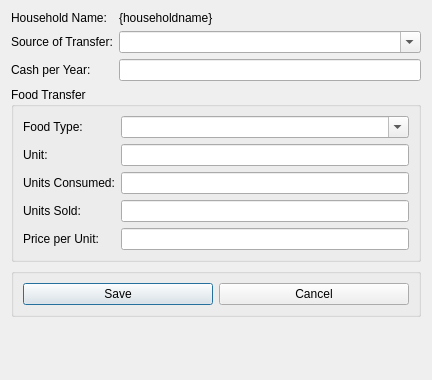
<?xml version="1.0" encoding="UTF-8"?>
<ui version="4.0">
 <class>AddHouseholdIncomeGifts</class>
 <widget class="QDialog" name="AddHouseholdIncomeGifts">
  <property name="geometry">
   <rect>
    <x>0</x>
    <y>0</y>
    <width>432</width>
    <height>380</height>
   </rect>
  </property>
  <property name="windowTitle">
   <string>Add Transfer</string>
  </property>
  <layout class="QFormLayout" name="formLayout_2">
   <item row="0" column="0">
    <widget class="QLabel" name="label">
     <property name="text">
      <string>Household Name:</string>
     </property>
    </widget>
   </item>
   <item row="0" column="1">
    <widget class="QLabel" name="lblHouseholdName">
     <property name="text">
      <string>{householdname}</string>
     </property>
    </widget>
   </item>
   <item row="1" column="0">
    <widget class="QLabel" name="label_2">
     <property name="text">
      <string>Source of Transfer:</string>
     </property>
     <property name="buddy">
      <cstring>cmbSourceOfTransfer</cstring>
     </property>
    </widget>
   </item>
   <item row="1" column="1">
    <widget class="QComboBox" name="cmbSourceOfTransfer">
     <property name="editable">
      <bool>true</bool>
     </property>
    </widget>
   </item>
   <item row="2" column="0">
    <widget class="QLabel" name="label_4">
     <property name="text">
      <string>Cash per Year:</string>
     </property>
     <property name="buddy">
      <cstring>txtCash</cstring>
     </property>
    </widget>
   </item>
   <item row="2" column="1">
    <widget class="QLineEdit" name="txtCash"/>
   </item>
   <item row="3" column="0" colspan="2">
    <widget class="QGroupBox" name="groupBox">
     <property name="title">
      <string>Food Transfer</string>
     </property>
     <layout class="QFormLayout" name="formLayout">
      <item row="0" column="0">
       <widget class="QLabel" name="label_3">
        <property name="text">
         <string>Food Type:</string>
        </property>
        <property name="buddy">
         <cstring>cmbFoodType</cstring>
        </property>
       </widget>
      </item>
      <item row="0" column="1">
       <widget class="QComboBox" name="cmbFoodType">
        <property name="editable">
         <bool>true</bool>
        </property>
       </widget>
      </item>
      <item row="1" column="0">
       <widget class="QLabel" name="label_7">
        <property name="text">
         <string>Unit:</string>
        </property>
        <property name="buddy">
         <cstring>txtUnitOfMeasure</cstring>
        </property>
       </widget>
      </item>
      <item row="1" column="1">
       <widget class="QLineEdit" name="txtUnitOfMeasure"/>
      </item>
      <item row="2" column="0">
       <widget class="QLabel" name="label_5">
        <property name="text">
         <string>Units Consumed:</string>
        </property>
        <property name="buddy">
         <cstring>txtUnitsConsumed</cstring>
        </property>
       </widget>
      </item>
      <item row="2" column="1">
       <widget class="QLineEdit" name="txtUnitsConsumed"/>
      </item>
      <item row="3" column="0">
       <widget class="QLabel" name="label_6">
        <property name="text">
         <string>Units Sold:</string>
        </property>
        <property name="buddy">
         <cstring>txtUnitsSold</cstring>
        </property>
       </widget>
      </item>
      <item row="3" column="1">
       <widget class="QLineEdit" name="txtUnitsSold"/>
      </item>
      <item row="4" column="0">
       <widget class="QLabel" name="label_8">
        <property name="text">
         <string>Price per Unit:</string>
        </property>
        <property name="buddy">
         <cstring>txtUnitPrice</cstring>
        </property>
       </widget>
      </item>
      <item row="4" column="1">
       <widget class="QLineEdit" name="txtUnitPrice"/>
      </item>
     </layout>
    </widget>
   </item>
   <item row="4" column="0" colspan="2">
    <widget class="QGroupBox" name="groupBox_2">
     <property name="title">
      <string/>
     </property>
     <layout class="QHBoxLayout" name="horizontalLayout">
      <item>
       <widget class="QPushButton" name="cmdSave">
        <property name="text">
         <string>Save</string>
        </property>
        <property name="default">
         <bool>true</bool>
        </property>
       </widget>
      </item>
      <item>
       <widget class="QPushButton" name="cmdCancel">
        <property name="text">
         <string>Cancel</string>
        </property>
       </widget>
      </item>
     </layout>
    </widget>
   </item>
  </layout>
 </widget>
 <tabstops>
  <tabstop>cmbSourceOfTransfer</tabstop>
  <tabstop>txtCash</tabstop>
  <tabstop>cmbFoodType</tabstop>
  <tabstop>txtUnitOfMeasure</tabstop>
  <tabstop>txtUnitsConsumed</tabstop>
  <tabstop>txtUnitsSold</tabstop>
  <tabstop>txtUnitPrice</tabstop>
 </tabstops>
 <resources/>
 <connections>
  <connection>
   <sender>cmbFoodType</sender>
   <signal>currentIndexChanged(int)</signal>
   <receiver>AddHouseholdIncomeGifts</receiver>
   <slot>displayUnitOfMeasure()</slot>
   <hints>
    <hint type="sourcelabel">
     <x>269</x>
     <y>139</y>
    </hint>
    <hint type="destinationlabel">
     <x>338</x>
     <y>94</y>
    </hint>
   </hints>
  </connection>
  <connection>
   <sender>cmdSave</sender>
   <signal>clicked()</signal>
   <receiver>AddHouseholdIncomeGifts</receiver>
   <slot>saveIncome()</slot>
   <hints>
    <hint type="sourcelabel">
     <x>66</x>
     <y>349</y>
    </hint>
    <hint type="destinationlabel">
     <x>8</x>
     <y>360</y>
    </hint>
   </hints>
  </connection>
  <connection>
   <sender>cmdCancel</sender>
   <signal>clicked()</signal>
   <receiver>AddHouseholdIncomeGifts</receiver>
   <slot>mdiClose()</slot>
   <hints>
    <hint type="sourcelabel">
     <x>401</x>
     <y>342</y>
    </hint>
    <hint type="destinationlabel">
     <x>426</x>
     <y>337</y>
    </hint>
   </hints>
  </connection>
 </connections>
 <slots>
  <slot>saveIncome()</slot>
  <slot>displayUnitOfMeasure()</slot>
  <slot>mdiClose()</slot>
 </slots>
</ui>
